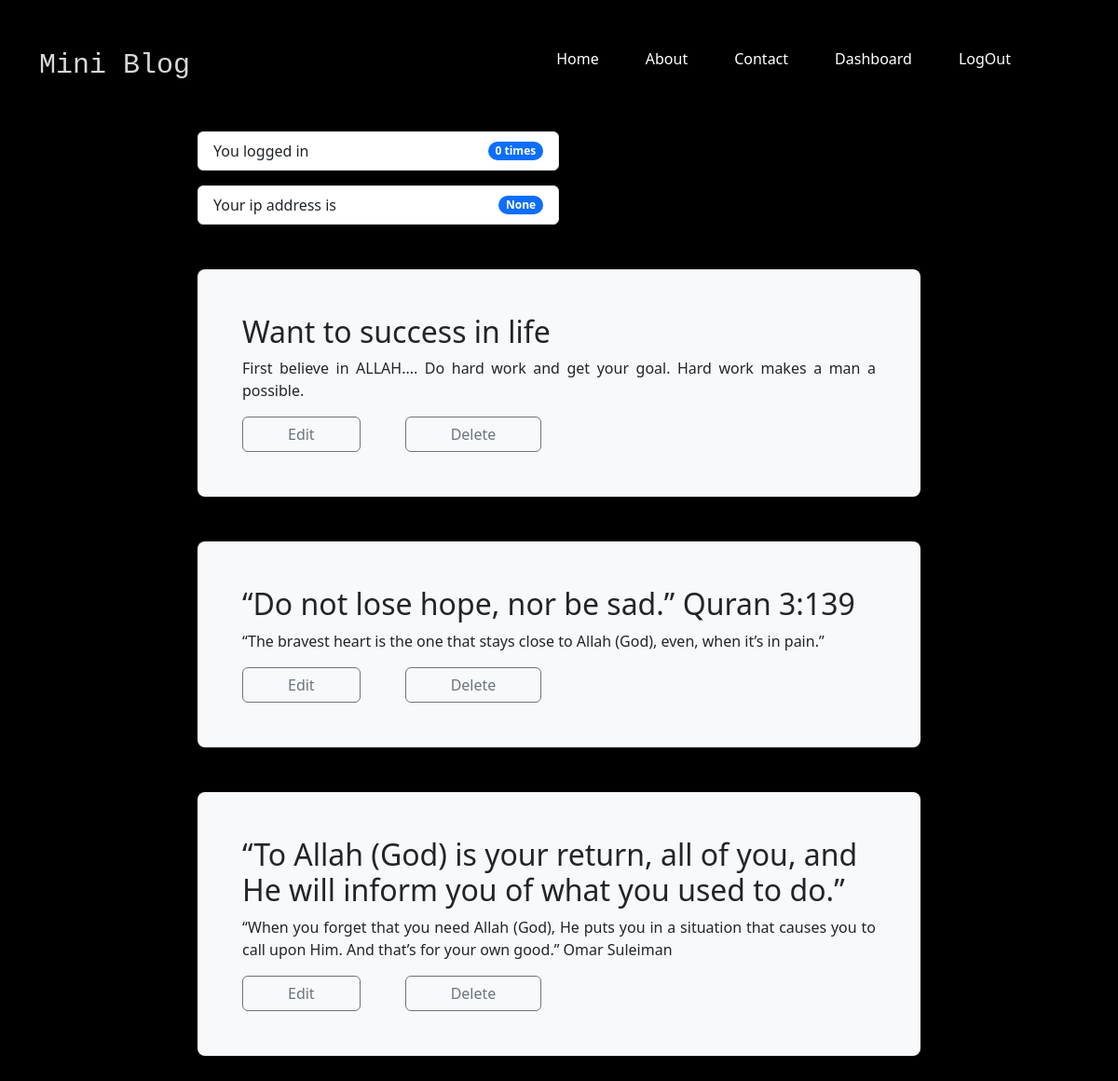
The app's page / (signed in) with its own data.
### core/models.py (models this page shows)
class BlogModel(models.Model):
    title = models.CharField(max_length=200)
    description = models.TextField()
    REQUIRED_FIELDS = ["title", "description"]

### core/views.py (the view)
# urls.py: path('', views.home, name='home'),
def home(request):
    blogs = BlogModel.objects.all()
    loggedCount = cache.get(request.user.username,
                            default=0, version=request.user.id)
    ip = request.session.get('ip', False)
    return render(request, 'core/home.html', {'blogs': blogs, 'loggedCount': loggedCount, 'ip':ip})

### core/templates/core/home.html
{% extends "core/base.html" %}
{% load static %}
{% block content %}
<div class="container col-sm-8 my-5">
    <div class="col-md-6">
        <ul class="list-group mb-3">
            <li class="list-group-item d-flex justify-content-between align-items-center">
                You logged in
                <span class="badge bg-primary rounded-pill">{{loggedCount}} times</span>
            </li>
        </ul>
        <ul class="list-group mb-3">
            <li class="list-group-item d-flex justify-content-between align-items-center">
                Your ip address is
                <span class="badge bg-primary rounded-pill">{{ip}}</span>
            </li>
        </ul>
    </div>
    {% for blog in blogs %}
    <div class="d-flex flex-column align-items-start col-sm-12 mt-5 bg-light rounded-3">
        <div class="p-5 ">
            <h2>{{blog.title}}</h2>
            <p>{{blog.description}}</p>
            <div class="d-flex flex-row">
                <a class="btn btn-outline-secondary px-5" href="{% url 'blogUpdate' blog.id %}">Edit</a>
                {% if perms.core.delete_BlogModel %}
                    <a class="btn btn-outline-secondary px-5 mx-5" href="{% url 'blogDelete' blog.id %}">Delete</a>
                {% endif %}
            </div>
        </div>
    </div>
    {% endfor %}
</div>
{% endblock content %}

### core/static/core/css/style.css (style rules this page uses)
div ul li { list-style-type: none; }
p { text-align: justify; }

### core/templates/core/base.html (style rules this page uses)
body { background-color:black; }

### records on screen
BlogModel: title "Want to success in life", description "First believe in ALLAH.... Do hard work and get your goal. Hard work makes a man a possible."
BlogModel: title "“Do not lose hope, nor be sad.” Quran 3:139", description "“The bravest heart is the one that stays close to Allah (God), even, when it’s in pain.”"
BlogModel: title "“To Allah (God) is your return, all of you, and He will inform you of what you used to do.”", description "“When you forget that you need Allah (God), He puts you in a situation that causes you to call upon Him. And that’s for your own good.” Omar Suleiman"

### other values on screen
{{ loggedCount }} "0"
{{ ip }} "None"
